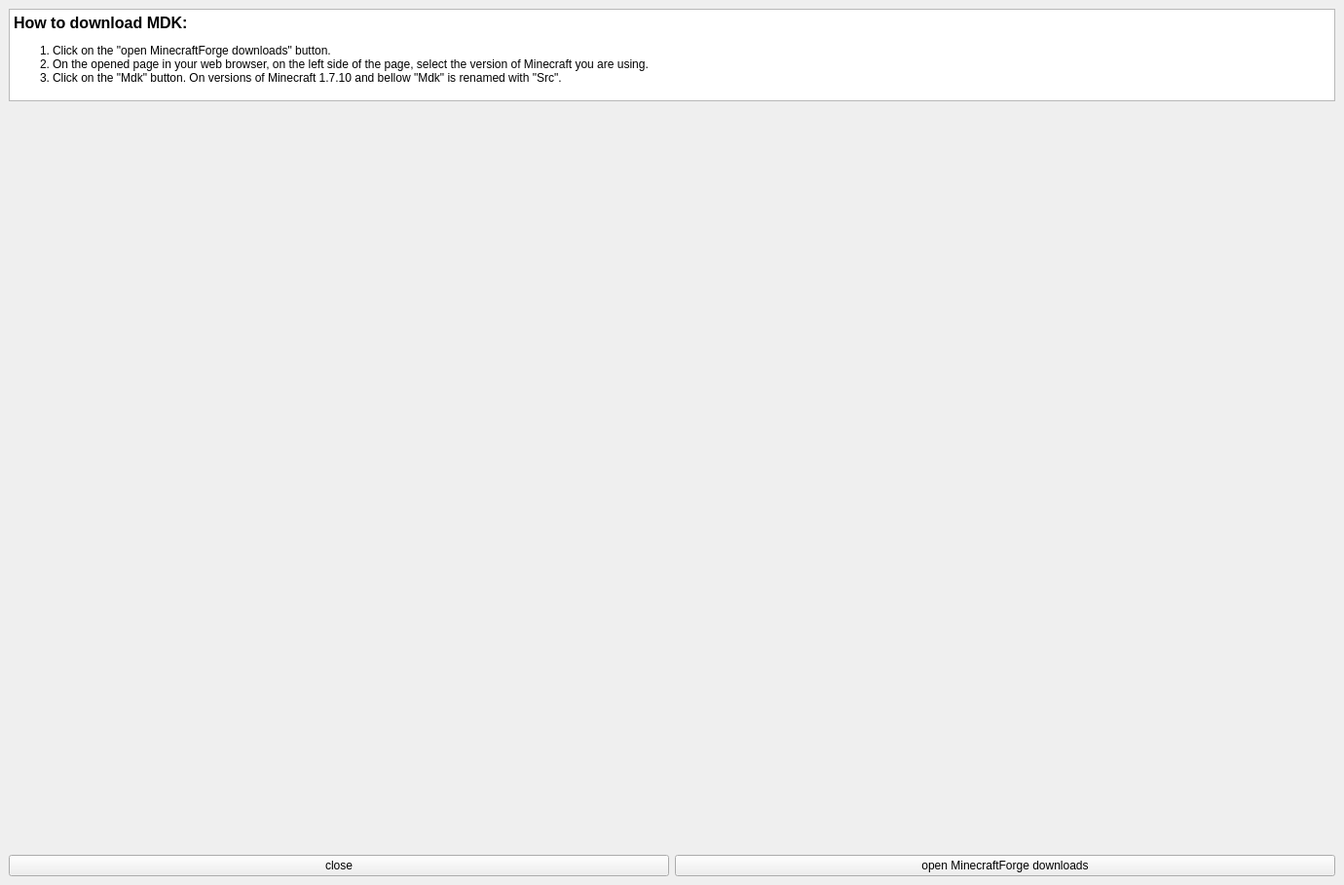
<?xml version="1.0" encoding="UTF-8"?>
<ui version="4.0">
 <class>MDGMdkWindow</class>
 <widget class="QMainWindow" name="MDGMdkWindow">
  <property name="geometry">
   <rect>
    <x>0</x>
    <y>0</y>
    <width>1380</width>
    <height>909</height>
   </rect>
  </property>
  <property name="sizePolicy">
   <sizepolicy hsizetype="Preferred" vsizetype="Preferred">
    <horstretch>0</horstretch>
    <verstretch>0</verstretch>
   </sizepolicy>
  </property>
  <property name="minimumSize">
   <size>
    <width>0</width>
    <height>0</height>
   </size>
  </property>
  <property name="maximumSize">
   <size>
    <width>10000</width>
    <height>16777215</height>
   </size>
  </property>
  <property name="windowTitle">
   <string>MDGMdkWindow</string>
  </property>
  <widget class="QWidget" name="centralwidget">
   <property name="enabled">
    <bool>true</bool>
   </property>
   <property name="autoFillBackground">
    <bool>false</bool>
   </property>
   <layout class="QVBoxLayout" name="verticalLayout">
    <item>
     <widget class="QTextBrowser" name="mdk_path">
      <property name="sizePolicy">
       <sizepolicy hsizetype="Expanding" vsizetype="Expanding">
        <horstretch>0</horstretch>
        <verstretch>0</verstretch>
       </sizepolicy>
      </property>
      <property name="minimumSize">
       <size>
        <width>0</width>
        <height>95</height>
       </size>
      </property>
      <property name="maximumSize">
       <size>
        <width>16777215</width>
        <height>95</height>
       </size>
      </property>
      <property name="verticalScrollBarPolicy">
       <enum>Qt::ScrollBarAlwaysOff</enum>
      </property>
      <property name="sizeAdjustPolicy">
       <enum>QAbstractScrollArea::AdjustToContents</enum>
      </property>
      <property name="html">
       <string>&lt;!DOCTYPE HTML PUBLIC &quot;-//W3C//DTD HTML 4.0//EN&quot; &quot;http://www.w3.org/TR/REC-html40/strict.dtd&quot;&gt;
&lt;html&gt;&lt;head&gt;&lt;meta name=&quot;qrichtext&quot; content=&quot;1&quot; /&gt;&lt;meta charset=&quot;utf-8&quot; /&gt;&lt;style type=&quot;text/css&quot;&gt;
p, li { white-space: pre-wrap; }
hr { height: 1px; border-width: 0; }
li.unchecked::marker { content: &quot;\2610&quot;; }
li.checked::marker { content: &quot;\2612&quot;; }
&lt;/style&gt;&lt;/head&gt;&lt;body style=&quot; font-family:'Segoe UI'; font-size:9pt; font-weight:400; font-style:normal;&quot;&gt;
&lt;p style=&quot; margin-top:12px; margin-bottom:12px; margin-left:0px; margin-right:0px; -qt-block-indent:0; text-indent:0px;&quot;&gt;&lt;span style=&quot; font-size:12pt; font-weight:700;&quot;&gt;How to download MDK:&lt;/span&gt;&lt;/p&gt;
&lt;ol style=&quot;margin-top: 0px; margin-bottom: 0px; margin-left: 0px; margin-right: 0px; -qt-list-indent: 1;&quot;&gt;
&lt;li style=&quot; margin-top:12px; margin-bottom:0px; margin-left:0px; margin-right:0px; -qt-block-indent:0; text-indent:0px;&quot;&gt;Click on the &amp;quot;open MinecraftForge downloads&amp;quot; button.&lt;/li&gt;
&lt;li style=&quot; margin-top:0px; margin-bottom:0px; margin-left:0px; margin-right:0px; -qt-block-indent:0; text-indent:0px;&quot;&gt;On the opened page in your web browser, on the left side of the page, select the version of Minecraft you are using.&lt;/li&gt;
&lt;li style=&quot; margin-top:0px; margin-bottom:12px; margin-left:0px; margin-right:0px; -qt-block-indent:0; text-indent:0px;&quot;&gt;Click on the &amp;quot;Mdk&amp;quot; button. On versions of Minecraft 1.7.10 and bellow &amp;quot;Mdk&amp;quot; is renamed with &amp;quot;Src&amp;quot;.&lt;/li&gt;&lt;/ol&gt;&lt;/body&gt;&lt;/html&gt;</string>
      </property>
     </widget>
    </item>
    <item>
     <layout class="QHBoxLayout" name="horizontalLayout_2">
      <item>
       <widget class="QLabel" name="label">
        <property name="sizePolicy">
         <sizepolicy hsizetype="Maximum" vsizetype="Preferred">
          <horstretch>0</horstretch>
          <verstretch>0</verstretch>
         </sizepolicy>
        </property>
        <property name="text">
         <string/>
        </property>
        <property name="pixmap">
         <pixmap resource="../resources.qrc">:/images/mdk_instruction.png</pixmap>
        </property>
       </widget>
      </item>
     </layout>
    </item>
    <item>
     <layout class="QHBoxLayout" name="horizontalLayout">
      <item>
       <widget class="QPushButton" name="close_button">
        <property name="text">
         <string>close</string>
        </property>
       </widget>
      </item>
      <item>
       <widget class="QPushButton" name="forge_button">
        <property name="text">
         <string>open MinecraftForge downloads</string>
        </property>
       </widget>
      </item>
     </layout>
    </item>
   </layout>
  </widget>
  <widget class="QMenuBar" name="menubar">
   <property name="geometry">
    <rect>
     <x>0</x>
     <y>0</y>
     <width>1380</width>
     <height>22</height>
    </rect>
   </property>
  </widget>
 </widget>
 <resources>
  <include location="../resources.qrc"/>
 </resources>
 <connections/>
</ui>
